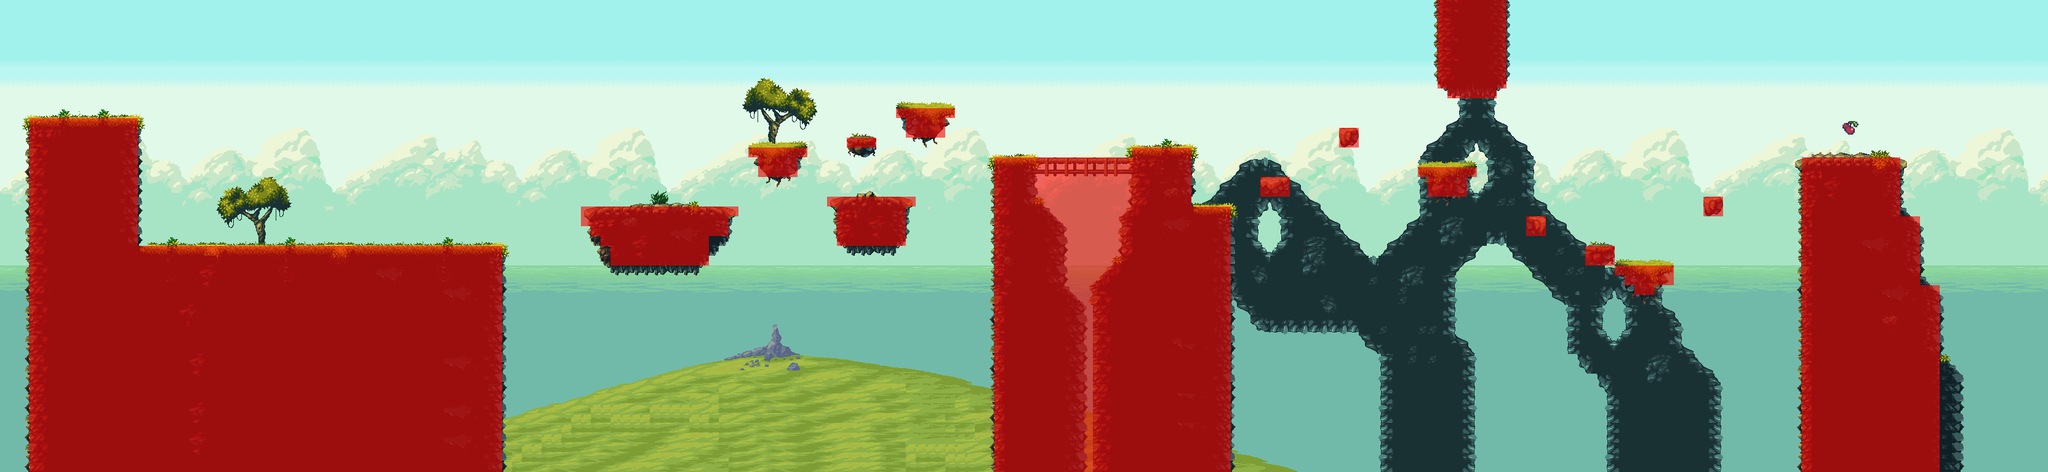

Rendered tile map (Tiled .tmx) drawn with the repository's tilesets; below, a short description and the map source with its tile grids summarised:
An orthogonal 208x48 tile map with 16x16 px tiles, 8 tile layers (Sky, Clouds, Sea, Far Ground, ...), 6 tilesets and 44 objects (34x 0, 3x 4, 3x 5, 2x 1, 3, ...).

<map version="1.2" tiledversion="1.2.0" orientation="orthogonal" renderorder="right-down" width="208" height="48" tilewidth="16" tileheight="16" infinite="0" nextlayerid="33" nextobjectid="83">
 <tileset firstgid="1" name="tileset.ajusted" tilewidth="16" tileheight="16" tilecount="720" columns="36">
  <image source="tileset.ajusted.png" width="576" height="320" />
 </tileset>
 <tileset firstgid="721" name="far-grounds" tilewidth="16" tileheight="16" tilecount="228" columns="38">
  <image source="far-grounds1.png" trans="ff00ff" width="616" height="110" />
 </tileset>
 <tileset firstgid="949" name="sea" tilewidth="16" tileheight="16" tilecount="42" columns="7">
  <image source="sea1.png" width="112" height="96" />
 </tileset>
 <tileset firstgid="991" name="sky" tilewidth="16" tileheight="16" tilecount="133" columns="7">
  <image source="sky1.png" width="112" height="304" />
 </tileset>
 <tileset firstgid="1124" name="clouds" tilewidth="16" tileheight="16" tilecount="476" columns="34">
  <image source="clouds1.png" width="544" height="236" />
 </tileset>
 <tileset firstgid="1600" name="meta" tilewidth="16" tileheight="16" tilecount="2" columns="2">
  <image source="meta2.png" width="32" height="16" />
 </tileset>
 <layer id="24" name="Sky" width="208" height="48">
  <properties>
   <property name="speed" type="float" value="0.1" />
  </properties>
  <data>[9984 cells, 4413 non-empty, 168 distinct tile ids]</data>
 </layer>
 <layer id="25" name="Clouds" width="208" height="48">
  <properties>
   <property name="speed" type="float" value="0.3" />
  </properties>
  <data>[9984 cells, 2936 non-empty, 476 distinct tile ids]</data>
 </layer>
 <layer id="26" name="Sea" width="208" height="48">
  <properties>
   <property name="speed" type="float" value="0.5" />
  </properties>
  <data>[9984 cells, 4368 non-empty, 42 distinct tile ids]</data>
 </layer>
 <layer id="27" name="Far Ground" width="208" height="48">
  <properties>
   <property name="speed" type="float" value="0.7" />
  </properties>
  <data>[9984 cells, 933 non-empty, 228 distinct tile ids]</data>
 </layer>
 <layer id="28" name="fons roques" width="208" height="48">
  <properties>
   <property name="speed" type="float" value="1" />
  </properties>
  <data>[9984 cells, 1069 non-empty, 232 distinct tile ids]</data>
 </layer>
 <layer id="29" name="rocky platforms" width="208" height="48">
  <properties>
   <property name="speed" type="float" value="1" />
  </properties>
  <data>[9984 cells, 3067 non-empty, 294 distinct tile ids]</data>
 </layer>
 <layer id="30" name="bridge" width="208" height="48">
  <properties>
   <property name="speed" type="float" value="1" />
  </properties>
  <data>[9984 cells, 40 non-empty, 28 distinct tile ids]</data>
 </layer>
 <objectgroup id="5" name="colliders walls">
  <object id="1" name="0" x="222.667" y="400" width="592" height="349.333" />
  <object id="2" name="0" x="944" y="336" width="256" height="32" />
  <object id="3" name="0" x="960" y="368" width="224" height="16" />
  <object id="4" name="0" x="976" y="384" width="176" height="16" />
  <object id="5" name="0" x="992" y="400" width="160" height="32" />
  <object id="6" name="0" x="1216" y="240" width="96" height="16" />
  <object id="7" name="0" x="1232" y="256" width="64" height="32" />
  <object id="8" name="0" x="1376" y="224" width="48" height="16" />
  <object id="9" name="0" x="1456" y="176" width="96" height="16" />
  <object id="10" name="0" x="1472" y="192" width="64" height="32" />
  <object id="12" name="0" x="1360" y="336" width="112" height="64" />
  <object id="13" name="0" x="1616" y="256" width="64" height="485.333" />
  <object id="20" name="0" x="1680" y="256" width="176" height="16" />
  <object id="21" name="0" x="1840" y="240" width="96" height="506.667" />
  <object id="29" name="0" x="1936" y="336" width="64" height="410.667" />
  <object id="34" name="0" x="2048" y="288" width="48" height="32" />
  <object id="35" name="0" x="2176" y="208" width="32" height="32" />
  <object id="36" name="0" x="2336" y="0" width="112" height="144" />
  <object id="37" name="0" x="2352" y="144" width="80" height="16" />
  <object id="38" name="0" x="2304" y="272" width="96" height="16" />
  <object id="39" name="0" x="2320" y="288" width="64" height="32" />
  <object id="40" name="0" x="2480" y="352" width="32" height="32" />
  <object id="41" name="0" x="2576" y="400" width="48" height="32" />
  <object id="42" name="0" x="2624" y="432" width="96" height="16" />
  <object id="43" name="0" x="2640" y="448" width="80" height="16" />
  <object id="44" name="0" x="2656" y="464" width="32" height="16" />
  <object id="45" name="0" x="2768" y="320" width="32" height="32" />
  <object id="46" name="0" x="2928" y="576" width="224" height="166.667" />
  <object id="47" name="0" x="2928" y="256" width="160" height="320" />
  <object id="49" name="0" x="3088" y="352" width="32" height="224" />
  <object id="50" name="0" x="3120" y="464" width="32" height="112" />
  <object id="61" name="3" x="2987.82" y="188" width="36.3692" height="36.0003" />
  <object id="64" name="2" x="0" y="748" width="3328" height="16" />
  <object id="66" name="0" x="48" y="192" width="176" height="432" />
  <object id="75" name="0" x="1344" y="320" width="144" height="16" />
 </objectgroup>
 <objectgroup id="32" name="spawn">
  <object id="70" name="1" x="455.438" y="343.5" width="19.125" height="31" />
  <object id="71" name="4" x="931.167" y="134.833" width="25" height="27" />
  <object id="72" name="5" x="625.591" y="374.318" width="25" height="23" />
  <object id="73" name="4" x="1570.83" y="43.6667" width="25" height="27" />
  <object id="74" name="5" x="1135.26" y="308.394" width="25" height="23" />
  <object id="76" name="4" x="2587.5" y="193.167" width="25" height="27" />
  <object id="77" name="5" x="1788.41" y="221.227" width="25" height="23" />
  <object id="81" name="7" type="1" x="688" y="352" width="16" height="16" />
  <object id="82" name="7" type="0" x="272" y="352" width="16" height="16" />
 </objectgroup>
 <layer id="31" name="Meta" width="208" height="48">
  <properties>
   <property name="Navigation" type="int" value="1" />
   <property name="Nodraw" type="int" value="1" />
  </properties>
  <data>[9984 cells, 2674 non-empty, 1 distinct tile ids]</data>
 </layer>
</map>
